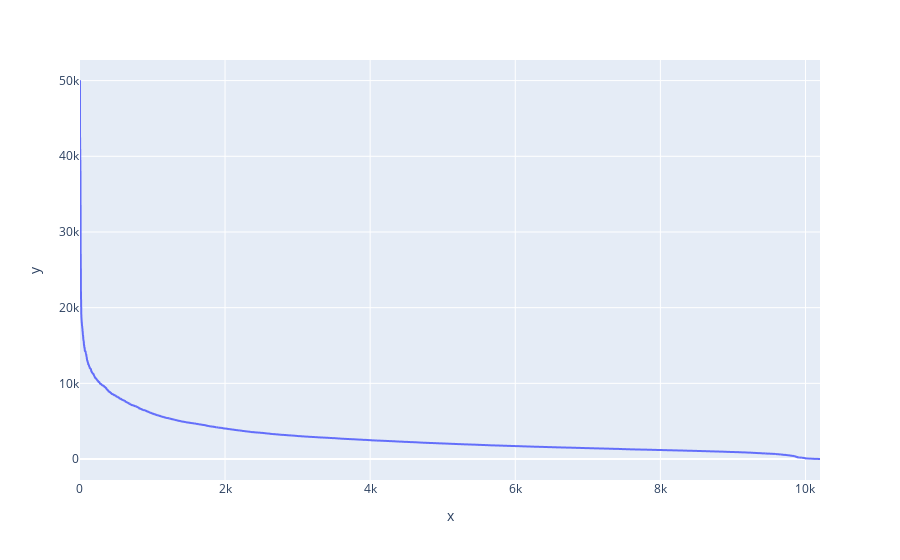

The cell this chart's notebook holds for it:
### Code cell
from sklearn.neighbors import NearestNeighbors
import plotly.express as px

neighbors = 10
nn = NearestNeighbors(n_neighbors=neighbors ).fit(mat)
distances, indices = nn.kneighbors(mat)
distance_desc = sorted(distances[:,neighbors-1], reverse=True)
px.line(x=list(range(1,len(distance_desc )+1)),y= distance_desc )

### Figure 1 — Plotly figure (JSON) as saved in the notebook; plotly's stock layout.template omitted (floating-point values rounded to 4 significant figures; data arrays with more than 128 entries replaced by an {"elided": "..."} marker saying what was removed)
{"data": [{"hovertemplate": "x=%{x}<br>y=%{y}<extra></extra>", "legendgroup": "", "line": {"color": "#636efa", "dash": "solid"}, "marker": {"symbol": "circle"}, "mode": "lines", "name": "", "showlegend": false, "type": "scattergl", "x": {"elided": "10200 int values"}, "xaxis": "x", "y": {"elided": "10200 float values"}, "yaxis": "y"}], "layout": {"legend": {"tracegroupgap": 0}, "margin": {"t": 60}, "xaxis": {"anchor": "y", "domain": [0, 1], "title": {"text": "x"}}, "yaxis": {"anchor": "x", "domain": [0, 1], "title": {"text": "y"}}}}
